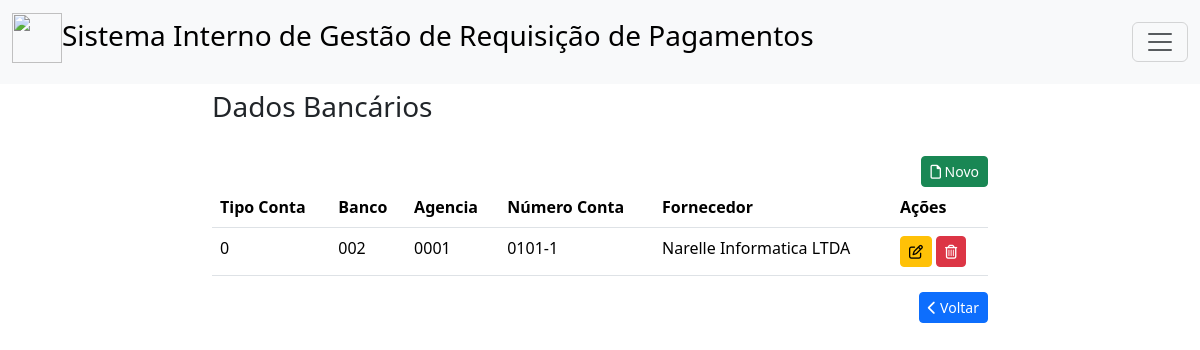
Page /dadosbancarios.php on the committed database.
### tables this page shows
CREATE TABLE IF NOT EXISTS `dadosbancarios` (
  `idDadosBancarios` int NOT NULL AUTO_INCREMENT,
  `tipoConta` int DEFAULT NULL,
  `banco` varchar(10) DEFAULT NULL,
  `agencia` varchar(45) DEFAULT NULL,
  `numero` varchar(45) DEFAULT NULL,
  `Fornecedor_idFornecedor` int NOT NULL,
  PRIMARY KEY (`idDadosBancarios`,`Fornecedor_idFornecedor`),
  KEY `fk_DadosBancarios_Fornecedor1_idx` (`Fornecedor_idFornecedor`),
  CONSTRAINT `fk_DadosBancarios_Fornecedor1` FOREIGN KEY (`Fornecedor_idFornecedor`) REFERENCES `fornecedor` (`idFornecedor`)
);

CREATE TABLE IF NOT EXISTS `fornecedor` (
  `idFornecedor` int NOT NULL AUTO_INCREMENT,
  `nome` varchar(254) NOT NULL,
  `rua` varchar(45) DEFAULT NULL,
  `numero` varchar(10) DEFAULT NULL,
  `bairro` varchar(45) DEFAULT NULL,
  `cidade` varchar(45) DEFAULT NULL,
  `uf` varchar(2) DEFAULT NULL,
  `cnpj` varchar(45) DEFAULT NULL,
  `email` varchar(45) DEFAULT NULL,
  `telefone` varchar(15) DEFAULT NULL,
  PRIMARY KEY (`idFornecedor`),
  UNIQUE KEY `CNPJ_UNIQUE` (`cnpj`)
);

### dadosbancarios.php (the view, shortened to what this page needs)
<!DOCTYPE html>
<html>
    <head>
        <link href="https://cdn.jsdelivr.net/npm/bootstrap@5.3.3/dist/css/bootstrap.min.css" rel="stylesheet">
    </head>
    <body>
    <nav class="navbar bg-body-tertiary fixed-top">
    <div class="container-fluid">
    <a class="navbar-brand" href="#"><h3><img src="img/logo2.png" width="50px" height="50px">Sistema Interno de Gestão de Requisição de Pagamentos</h3></a>
    <button class="navbar-toggler" type="button" data-bs-toggle="offcanvas" data-bs-target="#offcanvasNavbar" aria-controls="offcanvasNavbar" aria-label="Toggle navigation">
        <span class="navbar-toggler-icon"></span>
    </button>
    </div>
    </nav>
    <div class="container" style="margin-top: 90px; width: 800px;">
        <h3>Dados Bancários</h3>
        <br>
        <div style="text-align: right;">
            <a class="btn btn-sm btn-success" href="adicionar_ccustos.php" role="button"><i class="fa-regular fa-file"></i>&nbsp;Novo</a>
        </div>
        <table class="table table-hover">
            <thead>
                <tr>
                <th scope="col">Tipo Conta</th>
                <th scope="col">Banco</th>
                <th scope="col">Agencia</th>
                <th scope="col">Número Conta</th>
                <th scope="col">Fornecedor</th>
                <th scope="col">Ações</th>
                </tr>
            </thead>
            <tbody>
                    <?php
                        include 'conexao.php';
                        $sql =  "SELECT dadosbancarios.idDadosBancarios,
                                        dadosbancarios.tipoConta,
                                        dadosbancarios.banco,
                                        dadosbancarios.agencia,
                                        dadosbancarios.numero,
                                        fornecedor.nome AS fornecedor
                                FROM dadosbancarios
                                LEFT JOIN fornecedor ON fornecedor.idFornecedor = dadosbancarios.Fornecedor_idFornecedor ORDER BY banco";
                        $buscar = mysqli_query($conexao, $sql);
                        while ($array = mysqli_fetch_array($buscar)) {
                            $idDadosBancarios = $array['idDadosBancarios'];
                            $tipoConta = $array['tipoConta'];
                            $banco = $array['banco'];
                            $agencia = $array['agencia'];
                            $numero = $array['numero'];
                            $fornecedor = $array['fornecedor'];
                    ?>
                <tr>
                    <td><?php echo $tipoConta ?></td>
                    <td><?php echo $banco ?></td>
                    <td><?php echo $agencia ?></td>
                    <td><?php echo $numero ?></td>
                    <td><?php echo $fornecedor ?></td>
                    <td><a class="btn btn-warning btn-sm" href="editar_dadosbancarios.php?id=<?php echo $idDadosBancarios ?>" role="button" data-toggle="tooltip" data-placement="top" title="Editar"><i class="fa-regular fa-pen-to-square"></i></a>
                        <a class="btn btn-danger btn-sm" href="deletar_dadosbancarios.php?id=<?php echo $idDadosBancarios ?>" role="button" data-toggle="tooltip" data-placement="top" title="Apagar"><i class="fa-regular fa-trash-can"></i></a></td>
            <?php } ?>
                </tr>
            </tbody>
            </table>
        <div style="text-align: right;">
            <a href="menu.php" role="button" class="btn btn-sm btn-primary"><i class="fa-solid fa-chevron-left"></i>&nbsp;Voltar</a>
        </div>
    </div>
    </body>
</html>

### rows in the picture
dadosbancarios: tipoConta "0", banco "002", agencia "0001", numero "0101-1", Fornecedor_idFornecedor.nome "Narelle Informatica LTDA"
